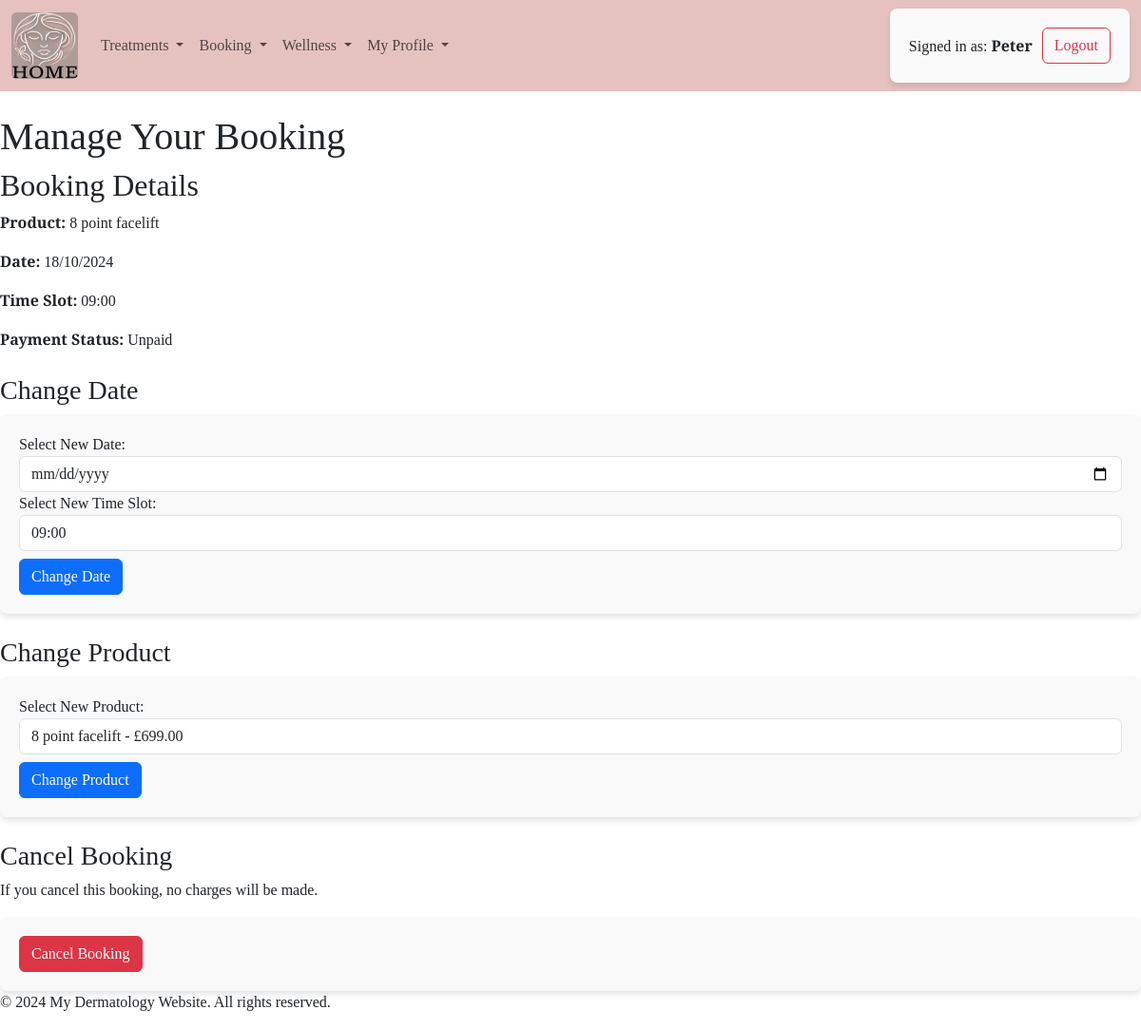
The app's page /booking/manage-booking/29/ (signed in) with its own data.
### booking/models.py (models this page shows, shortened)
class Booking(models.Model):
    patient = models.ForeignKey(Patient, on_delete=models.CASCADE)
    product = models.ForeignKey(Product, on_delete=models.CASCADE)
    time_slot = models.ForeignKey(TimeSlot, on_delete=models.SET_NULL, null=True, blank=True)
    booking_date = models.DateField()
    payment_status = models.BooleanField(default=False)
    booked_on = models.DateTimeField(auto_now_add=True)
    additional_notes = models.TextField(blank=True, null=True)
    stripe_payment_intent_id = models.CharField(max_length=255, null=True, blank=True)
    class Meta:
        unique_together = ('patient', 'booking_date')  # Ensure no duplicates at the DB level

class TimeSlot(models.Model):
    slot = models.CharField(max_length=99, help_text="Enter time slot (e.g., 09:00 AM - 10:00 AM)")
    def __str__(self):
        return self.slot

### treatment/models.py (models this page shows, shortened)
class Product(models.Model):
    category = models.ForeignKey(Category, on_delete=models.CASCADE)
    body_part = models.ForeignKey(BodyPart, on_delete=models.SET_NULL, blank=True, null=True)
    product_name = models.CharField(max_length=255)
    price = models.DecimalField(max_digits=10, decimal_places=2)
    duration = models.IntegerField(blank=True, null=True, help_text="Duration in minutes")
    additional_info = models.TextField(blank=True, null=True)

### booking/views.py (the view)
# urls.py: path('manage-booking/<int:booking_id>/', views.manage_booking, name='manage_booking'),
@login_required
def manage_booking(request, booking_id):
    booking = get_object_or_404(Booking, id=booking_id, patient=request.user.patient)
    products = Product.objects.all()
    time_slots = TimeSlot.objects.all()
    today = datetime.date.today()
    return render(request, 'booking/manage_booking.html', {
        'booking': booking,
        'products': products,
        'time_slots': time_slots,
        'today': today
    })

### booking/templates/booking/manage_booking.html (shortened to what this page needs)
{% extends 'base.html' %}
{% block content %}
<h1>Manage Your Booking</h1>
<div class="booking-details">
    <h2>Booking Details</h2>
    <p><strong>Product:</strong> {{ booking.product.product_name }}</p>
    <p><strong>Date:</strong> {{ booking.booking_date|date:"d/m/Y" }}</p>
    <p><strong>Time Slot:</strong> {{ booking.time_slot }}</p>
    <p><strong>Payment Status:</strong> {{ booking.payment_status|yesno:"Paid,Unpaid" }}</p>
</div>
{% if booking.booking_date > today %}
    <div class="change-date mt-4">
        <h3>Change Date</h3>
        <form method="POST" action="{% url 'change_booking_date' booking.id %}">
            <div class="form-group">
                <label for="new_booking_date">Select New Date:</label>
                <input type="date" id="new_booking_date" name="new_booking_date" class="form-control" required>
            </div>
            <div class="form-group">
                <label for="new_time_slot">Select New Time Slot:</label>
                <select id="new_time_slot" name="new_time_slot" class="form-control">
                    {% for slot in time_slots %}
                        <option value="{{ slot.id }}">{{ slot }}</option>
                    {% endfor %}
                </select>
            </div>
            <button type="submit" class="btn btn-primary mt-2">Change Date</button>
        </form>
    </div>
    <div class="change-product mt-4">
        <h3>Change Product</h3>
        <form method="POST" action="{% url 'change_booking_product' booking.id %}">
            <div class="form-group">
                <label for="new_product">Select New Product:</label>
                <select id="new_product" name="new_product" class="form-control">
                    {% for product in products %}
                        <option value="{{ product.id }}" {% if product == booking.product %}selected{% endif %}>
                            {{ product.product_name }} - £{{ product.price }}
                        </option>
                    {% endfor %}
                </select>
            </div>
            <button type="submit" class="btn btn-primary mt-2">Change Product</button>
        </form>
    </div>
    <div class="cancel-booking mt-4">
        <h3>Cancel Booking</h3>
        <p>If you cancel this booking, {% if booking.payment_status %}you will receive a refund.{% else %}no charges will be made.{% endif %}</p>
        <form method="POST" action="{% url 'cancel_booking' booking.id %}">
            <button type="submit" class="btn btn-danger">Cancel Booking</button>
        </form>
    </div>
{% else %}
    <div class="alert alert-warning mt-4">
        <p>You cannot make changes on the same day of the booking.</p>
    </div>
{% endif %}
{% endblock %}

### templates/base.html (shortened to what this page needs)
{% load static %}
<!DOCTYPE html>
<html lang="en">
  <head>
    {% block corecss %}
    <link
      href="https://cdn.jsdelivr.net/npm/bootstrap@5.3.3/dist/css/bootstrap.min.css"
      rel="stylesheet"
/>
      <link rel="stylesheet" href="{% static 'css\style.css' %}" />
    {% endblock corecss %}{% block extracss %}{% endblock extracss %}
  </head>
  <body>
    <header class="fixed-top">
      <nav id="navbar" class="navbar navbar-expand-lg bg-body-tertiary">
        <div class="container-fluid">
          <a class="navbar-brand" href="{% url 'home' %}"
            ><img
              src="{% static 'images/home_button.png' %}"
              alt="Home"
              style="height: 70px; width: 70px; border-radius: 8%"
          /></a>
          <div class="collapse navbar-collapse" id="navbarSupportedContent">
            <ul class="navbar-nav me-auto mb-2 mb-lg-0">
              <li class="nav-item dropdown">
                <a
                  class="nav-link dropdown-toggle"
                  href="#"
                  role="button"
                  data-bs-toggle="dropdown"
                  aria-expanded="false"
                >
                  Treatments
                </a>
              </li>
<li class="nav-item dropdown">
  {% if request.user.is_authenticated %}
                <a
                  class="nav-link dropdown-toggle"
                  href="#"
                  role="button"
                  data-bs-toggle="dropdown"
                  aria-expanded="false"
                >
                  Booking
                </a>
              </li>
              {% endif %}
              <li class="nav-item dropdown">
                <a
                  class="nav-link dropdown-toggle"
                  href="#"
                  role="button"
                  data-bs-toggle="dropdown"
                  aria-expanded="false"
                >
                  Wellness
                </a>
              </li>
              <li class="nav-item dropdown">
                {% if request.user.is_authenticated %}
                <a
                  class="nav-link dropdown-toggle"
                  href="#"
                  role="button"
                  data-bs-toggle="dropdown"
                  aria-expanded="false"
                >
                  My Profile
                </a>
                    {% endif %}
              </li>
            </ul>
            <ul class="navbar-nav ms-auto mb-2 mb-lg-0">
              {% if user.is_authenticated %}
              <li class="nav-item">
                <form method="POST" action="{% url 'logout' %}">
                  <div class="user-info-container">
                    <div>
                      <p>Signed in as: <strong>{{ user.username }}</strong></p>
                    </div>
                    <button class="btn btn-outline-danger" type="submit">
                      Logout
                    </button>
                  </div>
                </form>
              </li>
              {% endif %}
            </ul>
          </div>
        </div>
      </nav>
    </header>
    <main>
      <br />
      <br />
      <br />
      <br />
      <br />
      {% block content %} {% endblock %}
    </main>
    <footer>
      <p>&copy; 2024 My Dermatology Website. All rights reserved.</p>
    </footer>
  </body>
</html>

### static/css/style.css (style rules this page uses)
body { font-family: 'Merriweather', serif; }
#navbar { background-color: #e6c2bf !important; }
form { background-color: #f9f9f9; padding: 20px; border-radius: 8px; box-shadow: 0 4px 6px rgba(0, 0, 0, 0.1); }
button { background-color: #007bff; border: none; border-radius: 4px; }
.user-info-container { display: flex; align-items: center; gap: 10px; }
.user-info-container div { display: flex; align-items: center; }
.user-info-container p { border: 0; margin: 0; }

### records on screen
Booking: product.product_name "8 point facelift", booking_date "18/10/2024", time_slot "09:00", payment_status "Unpaid", new_product "8 point facelift - £699.00"

### other values on screen
{{ user.username }} "Peter"
form field new_time_slot "09:00"
